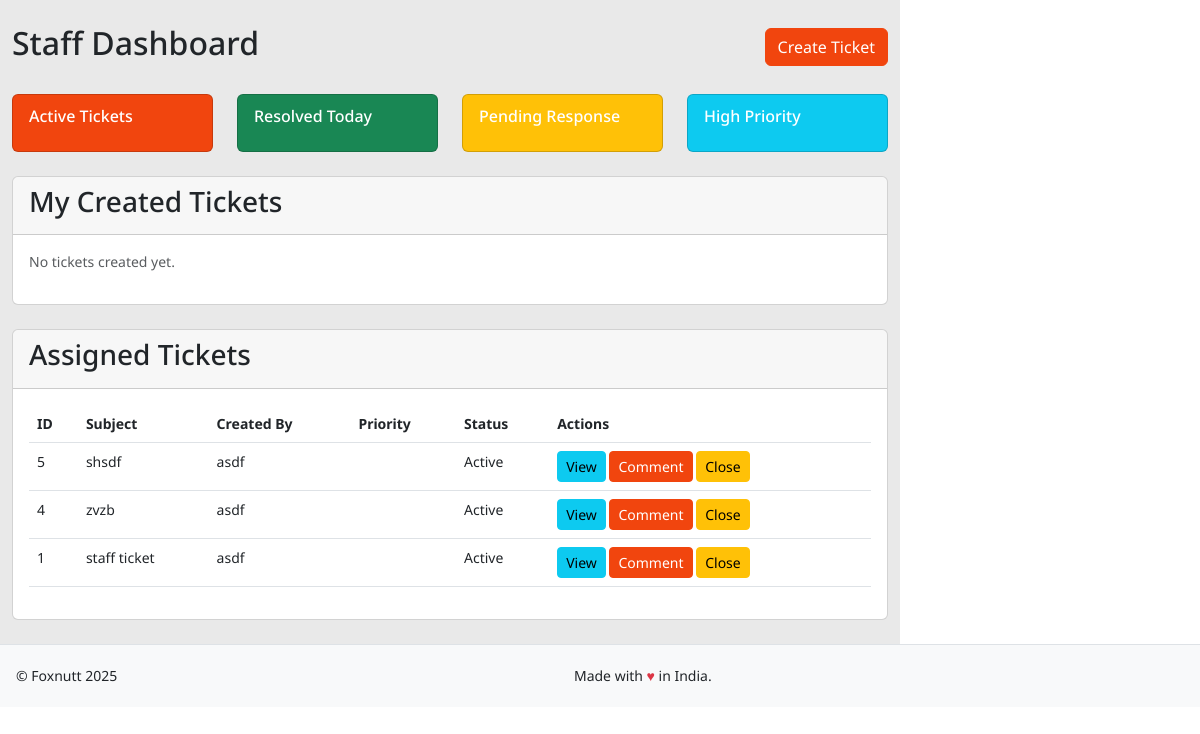
Page /staff/dashboard/ (signed in) on the committed database.
### tracker/models.py (models this page shows, shortened)
class Ticket(models.Model):
    STATUS_ACTIVE = 1
    STATUS_CLOSED = 2
    STATUS_PENDING = 3
    STATUS_CHOICES = [
        (STATUS_ACTIVE, 'Active'),
        (STATUS_CLOSED, 'Closed'),
        (STATUS_PENDING, 'Pending'),
    ]
    id = models.AutoField(primary_key=True)
    subject = models.CharField(max_length=200)
    description = models.TextField()
    created_by = models.ForeignKey(UserDetail, on_delete=models.CASCADE, related_name='created_tickets')
    assigned_to = models.ForeignKey(UserDetail, on_delete=models.SET_NULL, null=True, related_name='assigned_tickets')
    created_at = models.DateTimeField(auto_now_add=True)
    updated_at = models.DateTimeField(auto_now=True)
    status = models.PositiveSmallIntegerField(
        choices=STATUS_CHOICES,
        default=STATUS_ACTIVE
    )
    priority = models.ForeignKey(Priority, on_delete=models.SET_NULL, null=True)
    brand = models.CharField(max_length=100, blank=True, null=True)
    class Meta:
        ordering = ['-created_at']  # Default ordering by creation date, newest first
        indexes = [
            models.Index(fields=['-created_at']),  # Add index for better performance
        ]

class UserDetail(AbstractBaseUser, PermissionsMixin):
    row_id = models.AutoField(primary_key=True)  # ✅ `row_id` is the primary key
    user_id = models.CharField(max_length=255, unique=True)
    user_name = models.CharField(max_length=255)
    is_email_verified = models.BooleanField(default=False)
    is_active = models.BooleanField(default=True)
    pagination = models.IntegerField(default=10)
    sorting = models.IntegerField(default=0)
    is_staff = models.BooleanField(default=False)
    is_superuser = models.BooleanField(default=False)
    role = models.ForeignKey(Role, on_delete=models.SET_NULL, null=True)
    objects = UserManager()
    USERNAME_FIELD = "user_id"
    REQUIRED_FIELDS = ["user_name"]
    class Meta:
        verbose_name = 'user'
        verbose_name_plural = 'users'
    groups = models.ManyToManyField(
        'auth.Group',
        verbose_name='groups',
        blank=True,
        related_name='userdetail_set',
        related_query_name='userdetail'
    )
    user_permissions = models.ManyToManyField(
        'auth.Permission',
        verbose_name='user permissions',
        blank=True,
        related_name='userdetail_set',
        related_query_name='userdetail'
    )

### tracker/views.py (the view)
# urls.py: path('staff/dashboard/', views.staff_dashboard, name='staff_dashboard'),
@role_required([Role.STAFF])
def staff_dashboard(request):
    context = {
        'assigned_tickets': Ticket.objects.select_related(
            'created_by',
            'assigned_to',
            'priority'
        ).filter(assigned_to=request.user).order_by('-created_at'),
        'created_tickets': Ticket.objects.select_related(
            'created_by',
            'assigned_to',
            'priority'
        ).filter(created_by=request.user).order_by('-created_at'),
        'recent_comments': TicketComment.objects.select_related(
            'ticket',
            'user'
        ).filter(
            Q(ticket__assigned_to=request.user) |
            Q(ticket__created_by=request.user)
        ).order_by('-created_at')[:5]
    }
    return render(request, 'dashboards/staff_dashboard.html', context)

### tracker/templates/dashboards/staff_dashboard.html (shortened to what this page needs)
{% extends 'base.html' %}
{% block content %}
<div class="container-fluid py-4">
    <div class="d-flex justify-content-between align-items-center mb-4">
        <h2>Staff Dashboard</h2>
        <div class="action-buttons">
            <a href="{% url 'staff_create_ticket' %}" class="btn btn-primary">
                 Create Ticket
            </a>
        </div>
    </div>
    <div class="row g-4 mb-4">
        <div class="col-md-3">
            <div class="card bg-primary text-white h-100">
                <div class="card-body">
                    <div class="d-flex justify-content-between align-items-center">
                        <div>
                            <h6 class="card-subtitle mb-2">Active Tickets</h6>
                        </div>
                    </div>
                </div>
            </div>
        </div>
        <div class="col-md-3">
            <div class="card bg-success text-white h-100">
                <div class="card-body">
                    <div class="d-flex justify-content-between align-items-center">
                        <div>
                            <h6 class="card-subtitle mb-2">Resolved Today</h6>
                        </div>
                    </div>
                </div>
            </div>
        </div>
        <div class="col-md-3">
            <div class="card bg-warning text-white h-100">
                <div class="card-body">
                    <div class="d-flex justify-content-between align-items-center">
                        <div>
                            <h6 class="card-subtitle mb-2">Pending Response</h6>
                        </div>
                    </div>
                </div>
            </div>
        </div>
        <div class="col-md-3">
            <div class="card bg-info text-white h-100">
                <div class="card-body">
                    <div class="d-flex justify-content-between align-items-center">
                        <div>
                            <h6 class="card-subtitle mb-2">High Priority</h6>
                        </div>
                    </div>
                </div>
            </div>
        </div>
    </div>
    <div class="card mt-4">
        <div class="card-header">
            <h3 class="card-title">My Created Tickets</h3>
        </div>
        <div class="card-body">
            {% if created_tickets %}
                <div class="table-responsive">
                    <table class="table table-hover">
                        <thead>
                            <tr>
                                <th>ID</th>
                                <th>Subject</th>
                                <th>Priority</th>
                                <th>Status</th>
                                <th>Created</th>
                                <th>Actions</th>
                            </tr>
                        </thead>
                        <tbody>
                            {% for ticket in created_tickets %}
                            <tr>
                                <td>{{ ticket.id }}</td>
                                <td>{{ ticket.subject }}</td>
                                <td>
                                    <span class="badge bg-{{ ticket.priority.name|lower }}">
                                        {{ ticket.priority.name }}
                                    </span>
                                </td>
                                <td>{{ ticket.get_status_display }}</td>
                                <td>{{ ticket.created_at|date:"Y-m-d H:i" }}</td>
                                <td>
                                    <a href="{% url 'staff_view_ticket' ticket.id %}" class="btn btn-sm btn-info">
                                        <i class="fas fa-eye"></i> View
                                    </a>
                                    <a href="{% url 'staff_add_comment' ticket.id %}" class="btn btn-sm btn-primary">
                                        <i class="fas fa-comment"></i> Comment
                                    </a>
                                    {% if ticket.status != 2 %}
                                    <a href="{% url 'staff_close_ticket' ticket.id %}" class="btn btn-sm btn-warning">
                                        <i class="fas fa-times-circle"></i> Close
                                    </a>
                                    {% endif %}
                                </td>
                            </tr>
                            {% endfor %}
                        </tbody>
                    </table>
                </div>
            {% else %}
                <p class="text-muted">No tickets created yet.</p>
            {% endif %}
        </div>
    </div>
    <div class="card mt-4">
        <div class="card-header">
            <h3 class="card-title">Assigned Tickets</h3>
        </div>
        <div class="card-body">
            {% if assigned_tickets %}
                <div class="table-responsive">
                    <table class="table table-hover">
                        <thead>
                            <tr>
                                <th>ID</th>
                                <th>Subject</th>
                                <th>Created By</th>
                                <th>Priority</th>
                                <th>Status</th>
                                <th>Actions</th>
                            </tr>
                        </thead>
                        <tbody>
                            {% for ticket in assigned_tickets %}
                            <tr>
                                <td>{{ ticket.id }}</td>
                                <td>{{ ticket.subject }}</td>
                                <td>{{ ticket.created_by.user_name }}</td>
                                <td>
                                    <span class="badge bg-{{ ticket.priority.name|lower }}">
                                    </span>
                                </td>
                                <td>{{ ticket.get_status_display }}</td>
                                <td>
                                    <a href="{% url 'staff_view_ticket' ticket.id %}" class="btn btn-sm btn-info">
                                         View
                                    </a>
                                    <a href="{% url 'staff_add_comment' ticket.id %}" class="btn btn-sm btn-primary">
                                         Comment
                                    </a>
                                    {% if ticket.status != 2 %}
                                    <a href="{% url 'staff_close_ticket' ticket.id %}" class="btn btn-sm btn-warning">
                                         Close
                                    </a>
                                    {% endif %}
                                </td>
                            </tr>
                            {% endfor %}
                        </tbody>
                    </table>
                </div>
            {% else %}
                <p class="text-muted">No tickets assigned.</p>
            {% endif %}
        </div>
    </div>
</div>
</div>
{% endblock %}

### tracker/static/assets/css/style.css (style rules this page uses)
html, body { min-height: 100%; }
body { margin: 0; font-family: 'Noto Sans', sans-serif; font-size: 14px; }
h1, h2, h3, h4, h5, h6 { font-family: 'Noto Sans', sans-serif; }
.main_bg { background: #fff; }
a, a:hover, a:visited { color: rgb(63, 71, 90); text-decoration: underline; }

### rows in the picture
Ticket: id "5", subject "shsdf", created_by.user_name "asdf", status "Active", shows "Close"
Ticket: id "4", subject "zvzb", created_by.user_name "asdf", status "Active", shows "Close"
Ticket: id "1", subject "staff ticket", created_by.user_name "asdf", status "Active", shows "Close"
